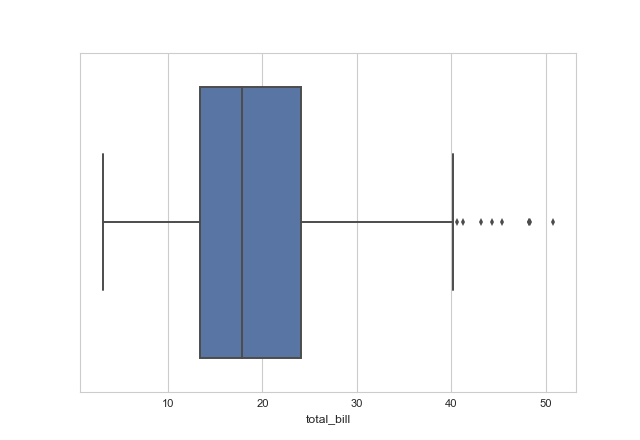

The Python source for this figure:
import seaborn as sns
sns.set_style("whitegrid")
tips = sns.load_dataset("tips")
ax = sns.boxplot(x=tips["total_bill"])
